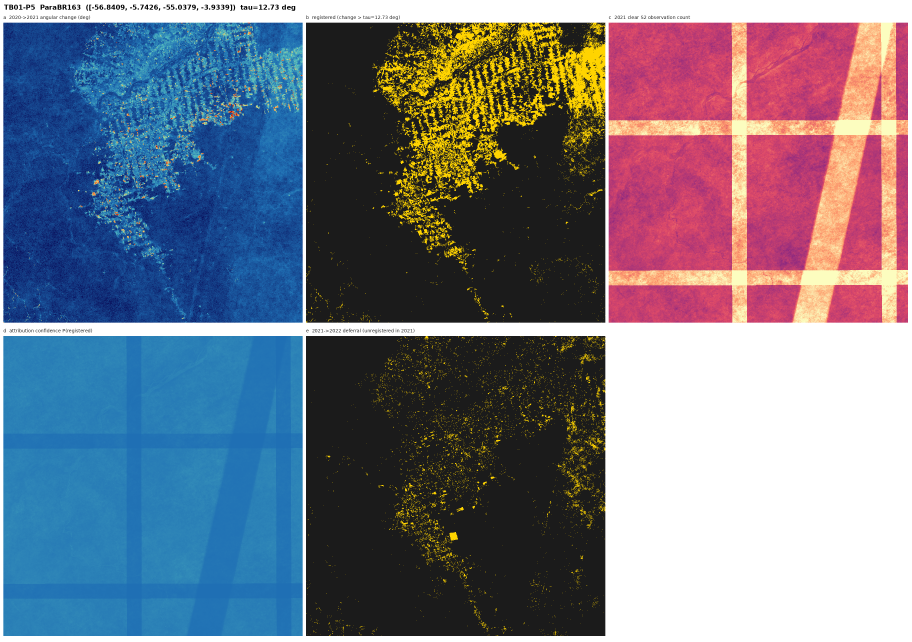
#> input picture aef_explore/stage5/TB01/P5/figures/M_ParaBR163.png, 2734 x 1924 px, found by its file name (shown at 1/3 size)
$ python relabel_layer_d.py
#> lines starting #> are read from the running program, lines starting #| are printed output that depends on the picture
"""P5b item 2, step 4 -- stamp the retirement of P5 map layer (d) onto the committed plates.

Layer (d) rendered sigma(2.1413 + 0.0552 * annual clear count) as "attribution confidence".
Two things are wrong with it and both are now on record: the model is fitted on `clear_post`
(a post-event count) but the map feeds it an annual count, whose measured skill at predicting
deferral is AUC 0.599 (P5 section 3); and the raw-count link is mis-calibrated at the low end,
predicting 0.91 registration where one post-event clear observation actually yields 0.59.
The plates are stamped rather than re-rendered because the P5 map script was not retained;
the replacement layers are P5b figures F7 and F8.
"""
from PIL import Image, ImageDraw, ImageFont

PLATES = {"aef_explore/stage5/TB01/P5/figures/M_ParaBR163.png": 985,
          "aef_explore/stage5/TB01/P5/figures/M_Roraima_S.png": 895}
W = 911
MSG1 = "d  RETIRED — was “attribution confidence”; it is a mid-year-event prior only"
MSG2 = ("σ(β₀+β₁·count) fitted on post-event counts but fed the ANNUAL count; skill at predicting "
        "deferral AUC 0.599, and mis-calibrated at low counts (predicts .91 where the data give .59).")
MSG3 = "Superseded by P5b F7 (observation supply) and F8 (deferral risk by event month)."


def font(sz):
    for p in ("/usr/share/fonts/dejavu/DejaVuSans-Bold.ttf",
              "/usr/share/fonts/truetype/dejavu/DejaVuSans-Bold.ttf"):
        try:
            return ImageFont.truetype(p, sz)
        except OSError:
            continue
    return ImageFont.load_default()


def main():
    for path, y0 in PLATES.items():
        im = Image.open(path).convert("RGB")
#> im is the input picture: PIL image 2734x1924 RGB; mean R, G, B 117.3, 120.1, 135.4
        d = ImageDraw.Draw(im, "RGBA")
        d.rectangle([0, y0 - 6, W, y0 + 96], fill=(255, 255, 255, 240))
        d.rectangle([0, y0 - 6, W, y0 + 96], outline=(178, 34, 34), width=3)
        d.text((10, y0 + 2), MSG1, fill=(178, 34, 34), font=font(19))
        d.text((10, y0 + 28), MSG2[:78], fill=(60, 60, 60), font=font(13))
        d.text((10, y0 + 46), MSG2[78:], fill=(60, 60, 60), font=font(13))
        d.text((10, y0 + 70), MSG3, fill=(60, 60, 60), font=font(13))
        d.text((int(W * 0.18), y0 + int(W * 0.42)), "RETIRED", fill=(178, 34, 34, 190),
               font=font(96))
        im.save(path)
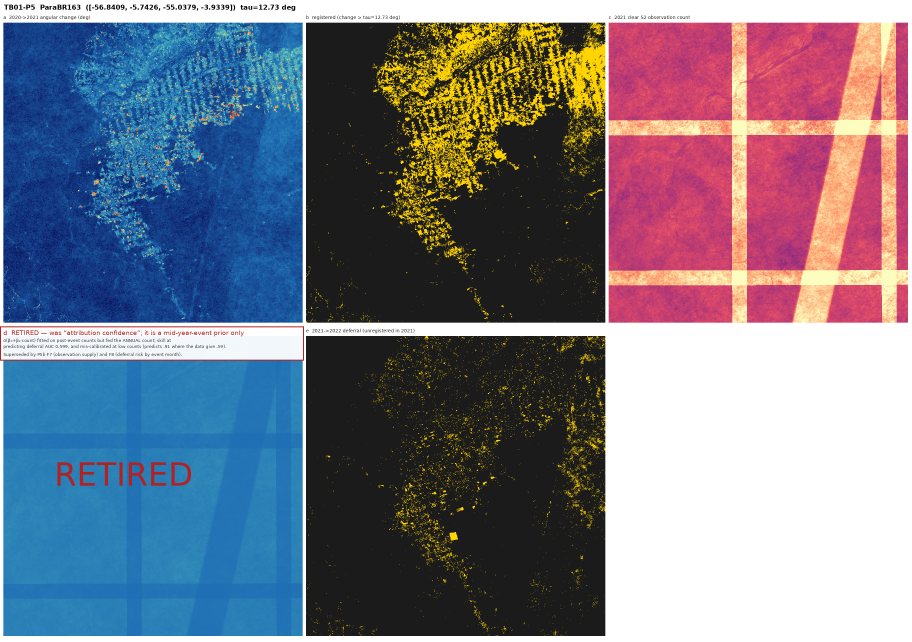
#> saved as M_ParaBR163.png: PIL image 2734x1924 RGB (shown at 1/3 size); mean R, G, B 119.9, 120.9, 135.5
        print("stamped", path)
#> pass 2 of the loop in main, `for path, y0 in PLATES.items():`:
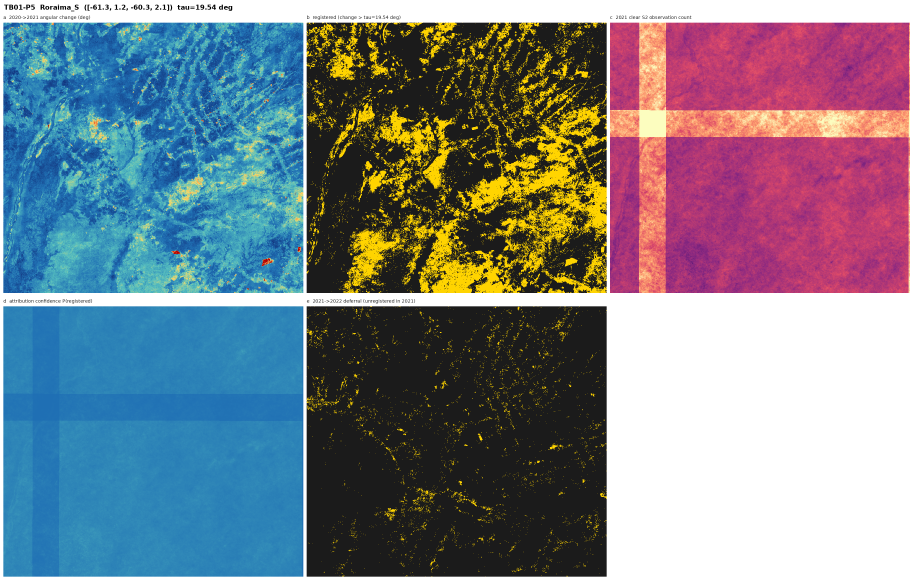
#> input picture aef_explore/stage5/TB01/P5/figures/M_Roraima_S.png, 2740 x 1746 px, found by its file name (shown at 1/3 size)
#> in main, im is the input picture: PIL image 2740x1746 RGB; mean R, G, B 123.9, 129.6, 139.9
#> in main, `im.save(path)`:
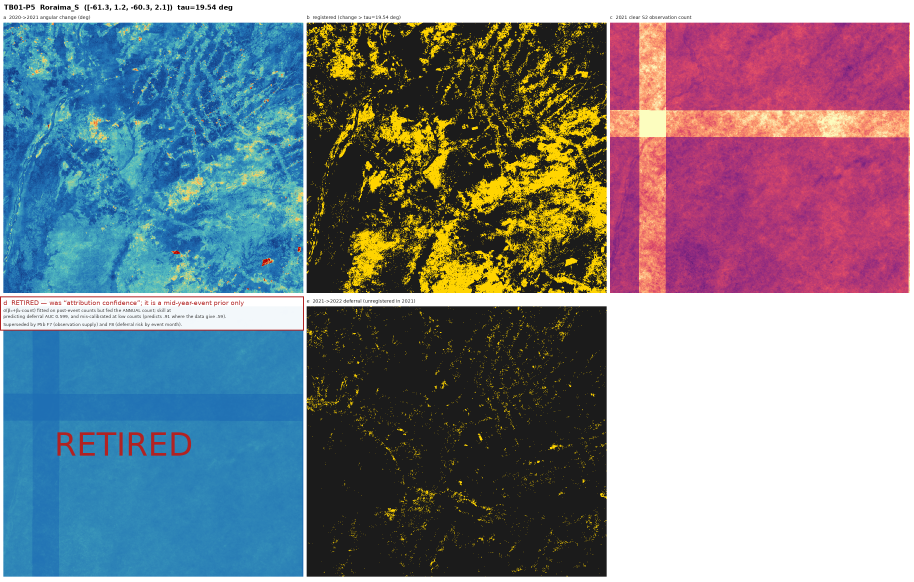
#> saved as M_Roraima_S.png: PIL image 2740x1746 RGB (shown at 1/3 size); mean R, G, B 126.7, 130.5, 140


if __name__ == "__main__":
    main()
